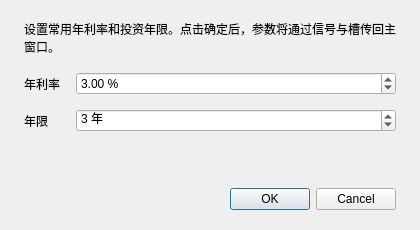
<?xml version="1.0" encoding="UTF-8"?>
<ui version="4.0">
 <class>FinancialSettingsDialog</class>
 <widget class="QDialog" name="FinancialSettingsDialog">
  <property name="geometry"><rect><x>0</x><y>0</y><width>420</width><height>230</height></rect></property>
  <property name="windowTitle"><string>财务参数设置</string></property>
  <property name="modal"><bool>true</bool></property>
  <layout class="QVBoxLayout" name="verticalLayout">
   <property name="leftMargin"><number>24</number></property><property name="topMargin"><number>20</number></property><property name="rightMargin"><number>24</number></property><property name="bottomMargin"><number>20</number></property><property name="spacing"><number>16</number></property>
   <item><widget class="QLabel" name="descriptionLabel"><property name="text"><string>设置常用年利率和投资年限。点击确定后，参数将通过信号与槽传回主窗口。</string></property><property name="wordWrap"><bool>true</bool></property></widget></item>
   <item>
    <layout class="QFormLayout" name="formLayout">
     <property name="verticalSpacing"><number>14</number></property>
     <item row="0" column="0"><widget class="QLabel" name="rateLabel"><property name="text"><string>年利率</string></property></widget></item>
     <item row="0" column="1"><widget class="QDoubleSpinBox" name="rateSpinBox"><property name="maximum"><double>100.000000000000000</double></property><property name="singleStep"><double>0.100000000000000</double></property><property name="value"><double>3.000000000000000</double></property><property name="suffix"><string> %</string></property><property name="decimals"><number>2</number></property></widget></item>
     <item row="1" column="0"><widget class="QLabel" name="yearsLabel"><property name="text"><string>年限</string></property></widget></item>
     <item row="1" column="1"><widget class="QSpinBox" name="yearsSpinBox"><property name="minimum"><number>1</number></property><property name="maximum"><number>100</number></property><property name="value"><number>3</number></property><property name="suffix"><string> 年</string></property></widget></item>
    </layout>
   </item>
   <item><spacer name="verticalSpacer"><property name="orientation"><enum>Qt::Vertical</enum></property><property name="sizeHint" stdset="0"><size><width>20</width><height>20</height></size></property></spacer></item>
   <item><widget class="QDialogButtonBox" name="buttonBox"><property name="orientation"><enum>Qt::Horizontal</enum></property><property name="standardButtons"><set>QDialogButtonBox::Cancel|QDialogButtonBox::Ok</set></property></widget></item>
  </layout>
 </widget>
 <resources/>
 <connections/>
</ui>
